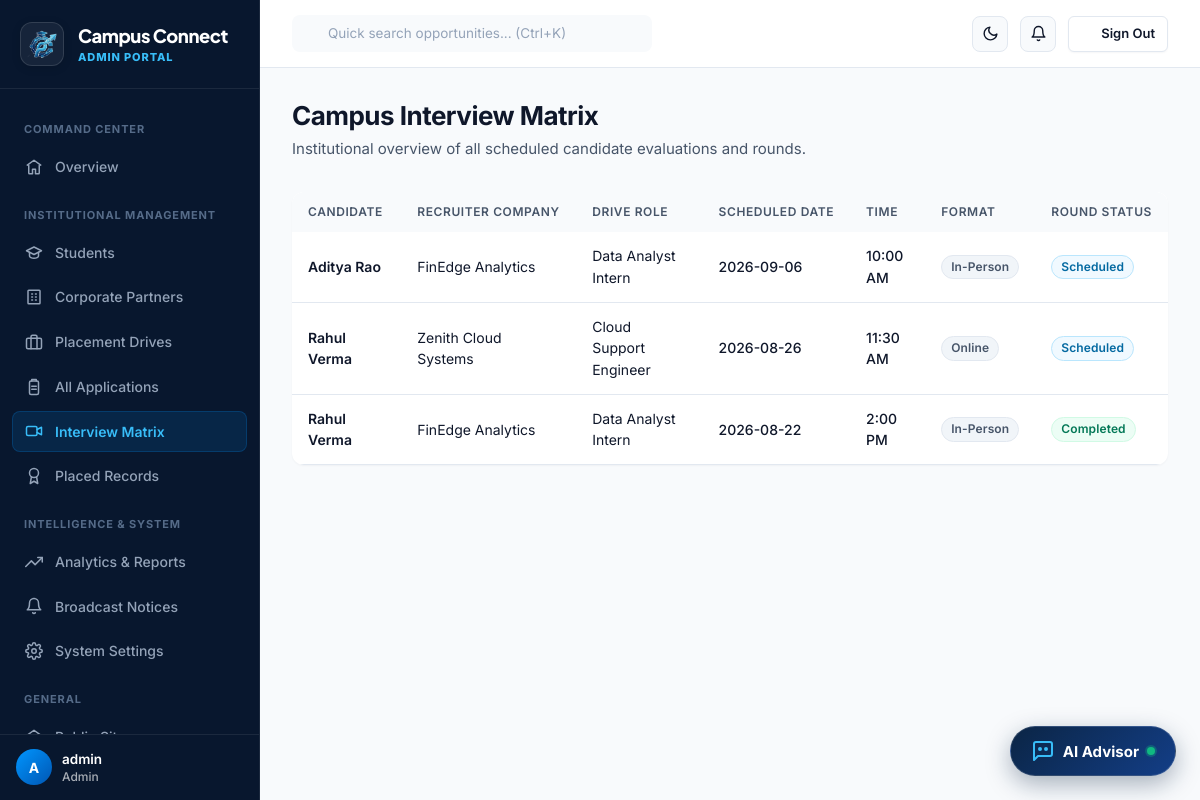
Page /admin/interviews (signed in) on the committed database.
### tables this page shows
CREATE TABLE users (
    id INTEGER PRIMARY KEY AUTOINCREMENT,
    email VARCHAR(255) NOT NULL UNIQUE,
    password_hash VARCHAR(255) NOT NULL,
    role VARCHAR(20) NOT NULL CHECK(role IN ('student','admin','recruiter')),
    is_active INTEGER NOT NULL DEFAULT 1,
    created_at TIMESTAMP NOT NULL DEFAULT CURRENT_TIMESTAMP
);

CREATE TABLE interviews (
    id INTEGER PRIMARY KEY AUTOINCREMENT,
    application_id INTEGER NOT NULL REFERENCES applications(id) ON DELETE CASCADE,
    scheduled_date DATE NOT NULL,
    scheduled_time VARCHAR(20) NOT NULL,
    interview_type VARCHAR(50) NOT NULL DEFAULT 'Online',
    venue VARCHAR(255),
    round_name VARCHAR(100) NOT NULL DEFAULT 'Round 1',
    status VARCHAR(20) NOT NULL DEFAULT 'Scheduled' CHECK(status IN ('Scheduled','Completed','Cancelled')),
    created_at TIMESTAMP NOT NULL DEFAULT CURRENT_TIMESTAMP
);

CREATE TABLE students (
    id INTEGER PRIMARY KEY AUTOINCREMENT,
    user_id INTEGER NOT NULL UNIQUE REFERENCES users(id) ON DELETE CASCADE,
    student_no VARCHAR(50) NOT NULL UNIQUE,
    name VARCHAR(150) NOT NULL,
    phone VARCHAR(20),
    department VARCHAR(100) NOT NULL,
    grad_year INTEGER NOT NULL,
    cgpa REAL NOT NULL DEFAULT 0,
    tenth_pct REAL,
    twelfth_pct REAL,
    backlogs INTEGER NOT NULL DEFAULT 0,
    soft_skills TEXT,
    certifications TEXT,
    projects TEXT,
    internships TEXT,
    resume_filename VARCHAR(255),
    resume_original_name VARCHAR(255),
    created_at TIMESTAMP NOT NULL DEFAULT CURRENT_TIMESTAMP,
    updated_at TIMESTAMP NOT NULL DEFAULT CURRENT_TIMESTAMP
);

CREATE TABLE companies (
    id INTEGER PRIMARY KEY AUTOINCREMENT,
    user_id INTEGER NOT NULL UNIQUE REFERENCES users(id) ON DELETE CASCADE,
    name VARCHAR(150) NOT NULL,
    industry VARCHAR(100),
    website VARCHAR(255),
    hr_contact VARCHAR(150),
    email VARCHAR(255),
    phone VARCHAR(20),
    location VARCHAR(150),
    description TEXT,
    logo_filename VARCHAR(255),
    approved INTEGER NOT NULL DEFAULT 0,
    created_at TIMESTAMP NOT NULL DEFAULT CURRENT_TIMESTAMP
);

CREATE TABLE drives (
    id INTEGER PRIMARY KEY AUTOINCREMENT,
    company_id INTEGER NOT NULL REFERENCES companies(id) ON DELETE CASCADE,
    title VARCHAR(150) NOT NULL,
    description TEXT,
    ctc REAL NOT NULL DEFAULT 0,
    location VARCHAR(150),
    job_type VARCHAR(50) NOT NULL DEFAULT 'Full-Time',
    min_cgpa REAL NOT NULL DEFAULT 0,
    max_backlogs INTEGER NOT NULL DEFAULT 0,
    openings INTEGER NOT NULL DEFAULT 1,
    deadline DATE NOT NULL,
    drive_date DATE,
    status VARCHAR(20) NOT NULL DEFAULT 'active' CHECK(status IN ('active','closed','cancelled')),
    created_at TIMESTAMP NOT NULL DEFAULT CURRENT_TIMESTAMP
);

### routes/admin_routes.py (the view)
@bp.route("/interviews")
def interviews():
    items = query(
        """SELECT i.*, s.name as student_name, d.title as drive_title, c.name as company_name FROM interviews i
           JOIN applications a ON a.id=i.application_id JOIN students s ON s.id=a.student_id
           JOIN drives d ON d.id=a.drive_id JOIN companies c ON c.id=d.company_id
           ORDER BY i.scheduled_date DESC"""
    )
    return render_template("admin/interviews.html", items=items)

### auth.py (called while the page is built)
def load_logged_in_user():
    user_id = session.get("user_id")
    if user_id is None:
        g.user = None
    else:
        g.user = query("SELECT * FROM users WHERE id = ?", (user_id,), one=True)

def role_required(*roles):
    def decorator(view):
        @functools.wraps(view)
        def wrapped(*args, **kwargs):
            if g.user is None:
                flash("Please log in to continue.", "warning")
                return redirect(url_for("auth.login", next=request.path))
            if g.user["role"] not in roles:
                abort(403)
            return view(*args, **kwargs)
        return wrapped
    return decorator

def unread_notification_count(user_id):
    row = query(
        "SELECT COUNT(*) as c FROM notifications WHERE user_id = ? AND is_read = 0",
        (user_id,), one=True
    )
    return row["c"] if row else 0

### db.py (called while the page is built)
def get_db():
    if "db" not in g:
        g.db = sqlite3.connect(current_app.config["DATABASE_PATH"])
        g.db.row_factory = sqlite3.Row
        g.db.execute("PRAGMA foreign_keys = ON")
    return g.db

def query(sql, args=(), one=False):
    cur = get_db().execute(sql, args)
    rows = cur.fetchall()
    cur.close()
    return (rows[0] if rows else None) if one else rows

### routes/admin_routes.py (called while the page is built)
@bp.before_request
@role_required("admin")
def guard():
    pass

### templates/admin/interviews.html (shortened to what this page needs)
{% extends "base_dashboard.html" %}
{% from "_icons.html" import icon %}
{% block sidebar_nav %}{% include "admin/_sidebar.html" %}{% endblock %}
{% block content %}
<div class="mb-8">
  <h1 class="h2" style="margin:0 0 var(--space-1);">Campus Interview Matrix</h1>
  <p class="text-muted" style="margin:0;">Institutional overview of all scheduled candidate evaluations and rounds.</p>
</div>
<div class="card card-flush">
  {% if items %}
  <div class="table-wrap">
    <table class="data-table">
      <thead>
        <tr>
          <th>Candidate</th>
          <th>Recruiter Company</th>
          <th>Drive Role</th>
          <th>Scheduled Date</th>
          <th>Time</th>
          <th>Format</th>
          <th>Round Status</th>
        </tr>
      </thead>
      <tbody>
        {% for i in items %}
        <tr>
          <td class="cell-primary font-semibold">{{ i.student_name }}</td>
          <td class="cell-muted">{{ i.company_name }}</td>
          <td>{{ i.drive_title }}</td>
          <td class="cell-muted font-medium">{{ i.scheduled_date }}</td>
          <td class="cell-muted font-medium">{{ i.scheduled_time }}</td>
          <td><span class="badge badge-gray">{{ i.interview_type }}</span></td>
          <td>
            <span class="badge {{ 'badge-success' if i.status=='Completed' else 'badge-accent' if i.status=='Scheduled' else 'badge-danger' }}">
              {{ i.status }}
            </span>
          </td>
        </tr>
        {% endfor %}
      </tbody>
    </table>
  </div>
  {% else %}
  <div class="empty-state">
    <div class="empty-icon">{{ icon('video', 24) }}</div>
    <h4>No interview rounds scheduled</h4>
    <p>Corporate interview rounds will appear here across all active recruitment drives.</p>
  </div>
  {% endif %}
</div>
{% endblock %}

### templates/base_dashboard.html (shortened to what this page needs)
{% extends "base.html" %}
{% from "_icons.html" import icon %}
{% block body %}
<div class="app-shell app-layout">
  <aside class="sidebar app-sidebar" id="app-sidebar">
    <div class="sidebar-brand">
      <a href="{{ url_for('public.landing') }}" class="brand-lockup">
        <div class="brand-logo-wrap">
          <img src="{{ url_for('static', filename='images/logo.png') }}" alt="Campus Connect" class="brand-logo-img">
        </div>
        <div class="brand-text-block">
          <span class="brand-name">Campus Connect</span>
          <span class="brand-sub">{% if current_user %}{{ current_user.role|capitalize }} Portal{% else %}Portal{% endif %}</span>
        </div>
      </a>
    </div>
    <nav class="sidebar-nav">
      {% block sidebar_nav %}{% endblock %}
      <div class="sidebar-section-label">General</div>
      <a href="{{ url_for('public.landing') }}" class="sidebar-link">
        {{ icon('home', 18) }} Public Site
      </a>
    </nav>
        <div class="sidebar-footer">
      <div class="flex-align-center" style="gap:10px;">
        <div class="avatar" style="width:36px;height:36px;font-size:0.875rem;background:linear-gradient(135deg, #0096FF, #0056b3);color:#FFFFFF;flex-shrink:0;">
          {{ current_user.email[0]|upper if current_user else 'U' }}
        </div>
        <div style="overflow:hidden;flex:1;">
          <div class="font-semibold text-sm truncate" style="color:#FFFFFF;">
            {{ current_user.email.split('@')[0] if current_user else 'User' }}
          </div>
          <div class="text-xs font-medium" style="color:rgba(255,255,255,0.65);">
            {{ current_user.role|capitalize if current_user else 'Guest' }}
          </div>
        </div>
      </div>
    </div>
  </aside>
  <div class="main-col app-main">
    <header class="topbar app-topbar">
      <div class="topbar-left">
        <div class="topbar-search">
          <input type="text" placeholder="Quick search opportunities... (Ctrl+K)" id="global-search-input" onclick="window.location.href='{{ url_for('public.jobs_hub') }}'">
        </div>
      </div>
      <div class="topbar-right">
        <button class="theme-toggle-btn" id="dashboard-theme-toggle" aria-label="Toggle Theme" title="Switch Theme">
          <span class="theme-icon-moon">{{ icon('moon', 17) }}</span>
        </button>
        {% if current_user %}
        <div class="topbar-notifications">
          <a href="{{ url_for(current_user.role ~ '.notifications') }}" class="topbar-notif-btn" aria-label="Notifications" title="Notifications">
            {{ icon('bell', 17) }}
          </a>
        </div>
        {% endif %}
        <a href="{{ url_for('auth.logout') }}" class="btn btn-outline btn-sm header-signout-btn" title="Sign Out">
          {{ icon('log-out', 14) }} <span>Sign Out</span>
        </a>
      </div>
    </header>
    <main class="page-content app-content">
      {% block content %}{% endblock %}
    </main>
  </div>
</div>
{% endblock %}

### rows in the picture
users: role "ADMIN", email "A", email "admin", role "Admin"
interviews: student_name "Aditya Rao", company_name "FinEdge Analytics", drive_title "Data Analyst Intern", scheduled_date "2026-09-06", scheduled_time "10:00 AM", interview_type "In-Person", status "Scheduled"
interviews: student_name "Rahul Verma", company_name "Zenith Cloud Systems", drive_title "Cloud Support Engineer", scheduled_date "2026-08-26", scheduled_time "11:30 AM", interview_type "Online", status "Scheduled"
interviews: student_name "Rahul Verma", company_name "FinEdge Analytics", drive_title "Data Analyst Intern", scheduled_date "2026-08-22", scheduled_time "2:00 PM", interview_type "In-Person", status "Completed"
